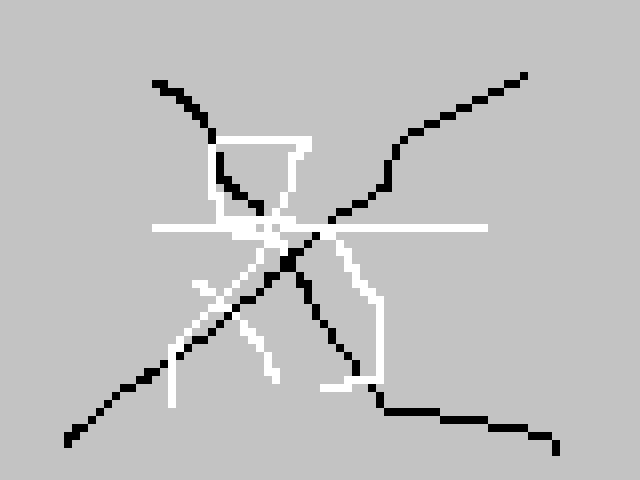

The image is a tile-based game level rendered from a .tmx file. Its description and source (layers, tilesets, objects; grid data summarised) follow:
An orthogonal 80x60 tile map with 8x8 px tiles, 1 tile layer (Tile Layer 1).

<map version="1.0" orientation="orthogonal" renderorder="right-down" width="80" height="60" tilewidth="8" tileheight="8" backgroundcolor="#ff00ff" nextobjectid="1">
 <tileset firstgid="1" name="tiles" tilewidth="8" tileheight="8" tilecount="3">
  <image source="tiles 8x8.png" width="24" height="8" />
 </tileset>
 <layer name="Tile Layer 1" width="80" height="60">
  <data>[4800 cells, 4800 non-empty, 3 distinct tile ids]</data>
 </layer>
</map>
